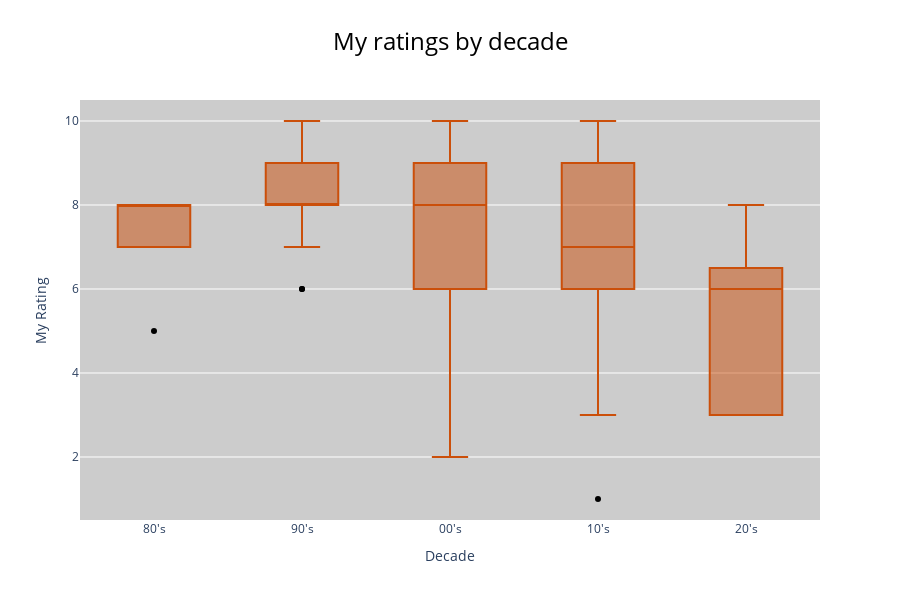

Source (notebook cell):
### Code cell
# plotly box/whisker1
# x is decade y is my rating

df.sort_values('Year', inplace=True)
fig = go.Figure(data=go.Box(x=df['Decade'],
                    y=df['Your Rating'],
                    marker=dict( 
                        color='#000000'
                    ),
                    line=dict(color='#CB4F0A')
                ))
fig.update_layout(
    plot_bgcolor='#cccccc',
    title=dict(
        text='My ratings by decade',
        font=dict(
            size=24,
            color='#000000'
        ),
        x=.5
    ),
    xaxis=dict(
        title='Decade'
    ),
    yaxis=dict(
        title='My Rating'
    ),
    width=900,
    height=600
)
fig.show()
# plotly.offline.plot(fig, filename='3-13-20-boxandwhisker1.html')
# Originally run with 'https://github.com/ethanfuerst/imdb_ratings/blob/226cfa35e9f54639c2e5a042ac60bea2a2ffc0f7/ratings.csv'
# pio.write_html(fig, file='3-3-20-boxandwhisker1.html', auto_open=True)
# fig.write_image("3-13-20-boxandwhisker1.png")

### Figure 1 — Plotly figure (JSON) as saved in the notebook; plotly's stock layout.template omitted (floating-point values rounded to 4 significant figures; data arrays with more than 128 entries replaced by an {"elided": "..."} marker saying what was removed)
{"data": [{"line": {"color": "#CB4F0A"}, "marker": {"color": "#000000"}, "type": "box", "x": {"elided": "209 str values"}, "y": {"elided": "209 int values"}}], "layout": {"height": 600, "plot_bgcolor": "#cccccc", "title": {"font": {"color": "#000000", "size": 24}, "text": "My ratings by decade", "x": 0.5}, "width": 900, "xaxis": {"title": {"text": "Decade"}}, "yaxis": {"title": {"text": "My Rating"}}}}
